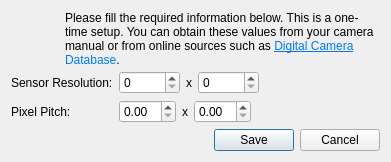
<?xml version="1.0" encoding="UTF-8"?>
<ui version="4.0">
 <class>DSLRInfo</class>
 <widget class="QDialog" name="DSLRInfo">
  <property name="geometry">
   <rect>
    <x>0</x>
    <y>0</y>
    <width>391</width>
    <height>162</height>
   </rect>
  </property>
  <property name="windowTitle">
   <string>DSLR Camera Settings</string>
  </property>
  <layout class="QVBoxLayout" name="verticalLayout">
   <item>
    <layout class="QHBoxLayout" name="horizontalLayout">
     <item>
      <widget class="QLabel" name="DSLRIcon">
       <property name="sizePolicy">
        <sizepolicy hsizetype="Fixed" vsizetype="Fixed">
         <horstretch>0</horstretch>
         <verstretch>0</verstretch>
        </sizepolicy>
       </property>
       <property name="minimumSize">
        <size>
         <width>48</width>
         <height>48</height>
        </size>
       </property>
       <property name="text">
        <string/>
       </property>
       <property name="alignment">
        <set>Qt::AlignCenter</set>
       </property>
      </widget>
     </item>
     <item>
      <widget class="QLabel" name="label">
       <property name="text">
        <string>&lt;html&gt;&lt;head/&gt;&lt;body&gt;&lt;p&gt;Please fill the required information below. This is a one-time setup. You can obtain these values from your camera manual or from online sources such as &lt;a href=&quot;http://www.digicamdb.com/&quot;&gt;&lt;span style=&quot; text-decoration: underline; color:#007af4;&quot;&gt;Digital Camera Database&lt;/span&gt;&lt;/a&gt;.&lt;/p&gt;&lt;/body&gt;&lt;/html&gt;</string>
       </property>
       <property name="wordWrap">
        <bool>true</bool>
       </property>
      </widget>
     </item>
    </layout>
   </item>
   <item>
    <layout class="QFormLayout" name="formLayout">
     <item row="0" column="0">
      <widget class="QLabel" name="label_3">
       <property name="toolTip">
        <string>&lt;html&gt;&lt;head/&gt;&lt;body&gt;&lt;p&gt;Sensor resolution in pixels (W x H)&lt;/p&gt;&lt;/body&gt;&lt;/html&gt;</string>
       </property>
       <property name="text">
        <string>Sensor Resolution:</string>
       </property>
      </widget>
     </item>
     <item row="0" column="1">
      <layout class="QHBoxLayout" name="horizontalLayout_2">
       <item>
        <widget class="QSpinBox" name="maxWidth">
         <property name="maximum">
          <number>12000</number>
         </property>
         <property name="singleStep">
          <number>100</number>
         </property>
        </widget>
       </item>
       <item>
        <widget class="QLabel" name="label_4">
         <property name="text">
          <string>x</string>
         </property>
         <property name="alignment">
          <set>Qt::AlignCenter</set>
         </property>
        </widget>
       </item>
       <item>
        <widget class="QSpinBox" name="maxHeight">
         <property name="maximum">
          <number>12000</number>
         </property>
         <property name="singleStep">
          <number>100</number>
         </property>
        </widget>
       </item>
       <item>
        <spacer name="horizontalSpacer">
         <property name="orientation">
          <enum>Qt::Horizontal</enum>
         </property>
         <property name="sizeHint" stdset="0">
          <size>
           <width>40</width>
           <height>20</height>
          </size>
         </property>
        </spacer>
       </item>
      </layout>
     </item>
     <item row="1" column="0">
      <widget class="QLabel" name="label_5">
       <property name="toolTip">
        <string>&lt;html&gt;&lt;head/&gt;&lt;body&gt;&lt;p&gt;Pixel pitch in micrometers. For squared-pixel cameras, put the same value in the horizontal and vertical pixel pitches.&lt;/p&gt;&lt;/body&gt;&lt;/html&gt;</string>
       </property>
       <property name="text">
        <string>Pixel Pitch:</string>
       </property>
       <property name="wordWrap">
        <bool>true</bool>
       </property>
      </widget>
     </item>
     <item row="1" column="1">
      <layout class="QHBoxLayout" name="horizontalLayout_3">
       <item>
        <widget class="QDoubleSpinBox" name="pixelX">
         <property name="maximum">
          <double>60.000000000000000</double>
         </property>
        </widget>
       </item>
       <item>
        <widget class="QLabel" name="label_7">
         <property name="text">
          <string>x</string>
         </property>
         <property name="alignment">
          <set>Qt::AlignCenter</set>
         </property>
        </widget>
       </item>
       <item>
        <widget class="QDoubleSpinBox" name="pixelY">
         <property name="maximum">
          <double>60.000000000000000</double>
         </property>
        </widget>
       </item>
       <item>
        <spacer name="horizontalSpacer_2">
         <property name="orientation">
          <enum>Qt::Horizontal</enum>
         </property>
         <property name="sizeHint" stdset="0">
          <size>
           <width>40</width>
           <height>20</height>
          </size>
         </property>
        </spacer>
       </item>
      </layout>
     </item>
    </layout>
   </item>
   <item>
    <widget class="QDialogButtonBox" name="buttonBox">
     <property name="orientation">
      <enum>Qt::Horizontal</enum>
     </property>
     <property name="standardButtons">
      <set>QDialogButtonBox::Cancel|QDialogButtonBox::Save</set>
     </property>
    </widget>
   </item>
  </layout>
 </widget>
 <resources/>
 <connections>
  <connection>
   <sender>buttonBox</sender>
   <signal>accepted()</signal>
   <receiver>DSLRInfo</receiver>
   <slot>accept()</slot>
   <hints>
    <hint type="sourcelabel">
     <x>248</x>
     <y>254</y>
    </hint>
    <hint type="destinationlabel">
     <x>157</x>
     <y>274</y>
    </hint>
   </hints>
  </connection>
  <connection>
   <sender>buttonBox</sender>
   <signal>rejected()</signal>
   <receiver>DSLRInfo</receiver>
   <slot>reject()</slot>
   <hints>
    <hint type="sourcelabel">
     <x>316</x>
     <y>260</y>
    </hint>
    <hint type="destinationlabel">
     <x>286</x>
     <y>274</y>
    </hint>
   </hints>
  </connection>
 </connections>
</ui>
